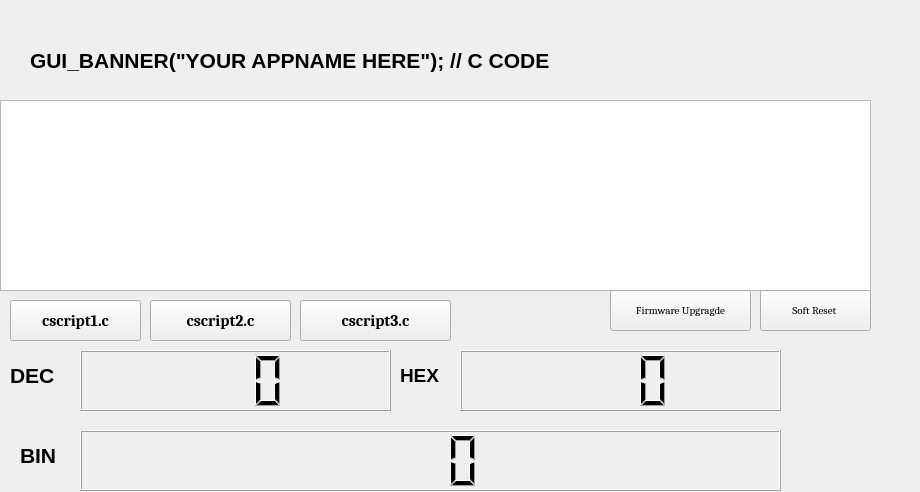
<?xml version="1.0" encoding="UTF-8"?>
<ui version="4.0">
 <class>IWExtern</class>
 <widget class="QWidget" name="IWExtern">
  <property name="geometry">
   <rect>
    <x>0</x>
    <y>0</y>
    <width>920</width>
    <height>492</height>
   </rect>
  </property>
  <property name="windowTitle">
   <string>Dialog</string>
  </property>
  <widget class="QTextEdit" name="MainBox_Msg">
   <property name="geometry">
    <rect>
     <x>0</x>
     <y>100</y>
     <width>871</width>
     <height>191</height>
    </rect>
   </property>
   <property name="font">
    <font>
     <family>Courier New</family>
     <pointsize>16</pointsize>
     <stylestrategy>PreferDefault</stylestrategy>
    </font>
   </property>
   <property name="readOnly">
    <bool>true</bool>
   </property>
  </widget>
  <widget class="QLCDNumber" name="Dec_LCD">
   <property name="geometry">
    <rect>
     <x>80</x>
     <y>350</y>
     <width>311</width>
     <height>61</height>
    </rect>
   </property>
   <property name="smallDecimalPoint">
    <bool>true</bool>
   </property>
   <property name="numDigits">
    <number>3</number>
   </property>
   <property name="mode">
    <enum>QLCDNumber::Dec</enum>
   </property>
  </widget>
  <widget class="QwwLed" name="P1_led_y3">
   <property name="geometry">
    <rect>
     <x>870</x>
     <y>380</y>
     <width>41</width>
     <height>41</height>
    </rect>
   </property>
  </widget>
  <widget class="QwwLed" name="P1_led_x2">
   <property name="geometry">
    <rect>
     <x>830</x>
     <y>340</y>
     <width>41</width>
     <height>41</height>
    </rect>
   </property>
  </widget>
  <widget class="QwwLed" name="P1_led_x1">
   <property name="geometry">
    <rect>
     <x>790</x>
     <y>340</y>
     <width>41</width>
     <height>41</height>
    </rect>
   </property>
  </widget>
  <widget class="QwwLed" name="P1_led_y2">
   <property name="geometry">
    <rect>
     <x>830</x>
     <y>380</y>
     <width>41</width>
     <height>41</height>
    </rect>
   </property>
  </widget>
  <widget class="QwwLed" name="P1_led_x3">
   <property name="geometry">
    <rect>
     <x>870</x>
     <y>340</y>
     <width>41</width>
     <height>41</height>
    </rect>
   </property>
  </widget>
  <widget class="QwwLed" name="P1_led_y1">
   <property name="geometry">
    <rect>
     <x>790</x>
     <y>380</y>
     <width>41</width>
     <height>41</height>
    </rect>
   </property>
  </widget>
  <widget class="QPushButton" name="startCalButton_Ex1">
   <property name="geometry">
    <rect>
     <x>10</x>
     <y>300</y>
     <width>131</width>
     <height>41</height>
    </rect>
   </property>
   <property name="font">
    <font>
     <family>Cambria</family>
     <pointsize>12</pointsize>
     <weight>75</weight>
     <bold>true</bold>
    </font>
   </property>
   <property name="autoFillBackground">
    <bool>true</bool>
   </property>
   <property name="text">
    <string>cscript1.c</string>
   </property>
   <property name="shortcut">
    <string>F12</string>
   </property>
  </widget>
  <widget class="QPushButton" name="startCalButton_Ex2">
   <property name="geometry">
    <rect>
     <x>150</x>
     <y>300</y>
     <width>141</width>
     <height>41</height>
    </rect>
   </property>
   <property name="font">
    <font>
     <family>Cambria</family>
     <pointsize>12</pointsize>
     <weight>75</weight>
     <bold>true</bold>
    </font>
   </property>
   <property name="text">
    <string>cscript2.c</string>
   </property>
   <property name="shortcut">
    <string>F12</string>
   </property>
  </widget>
  <widget class="QPushButton" name="startCalButton_Ex3">
   <property name="geometry">
    <rect>
     <x>300</x>
     <y>300</y>
     <width>151</width>
     <height>41</height>
    </rect>
   </property>
   <property name="font">
    <font>
     <family>Cambria</family>
     <pointsize>12</pointsize>
     <weight>75</weight>
     <bold>true</bold>
    </font>
   </property>
   <property name="text">
    <string>cscript3.c</string>
   </property>
   <property name="shortcut">
    <string>F12</string>
   </property>
  </widget>
  <widget class="QPushButton" name="startBoot">
   <property name="geometry">
    <rect>
     <x>610</x>
     <y>290</y>
     <width>141</width>
     <height>41</height>
    </rect>
   </property>
   <property name="font">
    <font>
     <family>Cambria</family>
     <pointsize>8</pointsize>
    </font>
   </property>
   <property name="text">
    <string>Firmware Upgragde</string>
   </property>
   <property name="shortcut">
    <string>F12</string>
   </property>
  </widget>
  <widget class="QPushButton" name="softReset">
   <property name="geometry">
    <rect>
     <x>760</x>
     <y>290</y>
     <width>111</width>
     <height>41</height>
    </rect>
   </property>
   <property name="font">
    <font>
     <family>Cambria</family>
     <pointsize>8</pointsize>
    </font>
   </property>
   <property name="text">
    <string>Soft Reset </string>
   </property>
   <property name="shortcut">
    <string>F12</string>
   </property>
  </widget>
  <widget class="QLabel" name="superBanner">
   <property name="geometry">
    <rect>
     <x>30</x>
     <y>30</y>
     <width>821</width>
     <height>61</height>
    </rect>
   </property>
   <property name="font">
    <font>
     <pointsize>16</pointsize>
     <weight>75</weight>
     <bold>true</bold>
    </font>
   </property>
   <property name="text">
    <string>GUI_BANNER(&quot;YOUR APPNAME HERE&quot;); // C CODE</string>
   </property>
  </widget>
  <widget class="QLabel" name="superBanner_2">
   <property name="geometry">
    <rect>
     <x>10</x>
     <y>360</y>
     <width>61</width>
     <height>31</height>
    </rect>
   </property>
   <property name="font">
    <font>
     <pointsize>16</pointsize>
     <weight>75</weight>
     <bold>true</bold>
    </font>
   </property>
   <property name="text">
    <string>DEC</string>
   </property>
  </widget>
  <widget class="QLabel" name="superBanner_3">
   <property name="geometry">
    <rect>
     <x>400</x>
     <y>360</y>
     <width>61</width>
     <height>31</height>
    </rect>
   </property>
   <property name="font">
    <font>
     <pointsize>14</pointsize>
     <weight>75</weight>
     <bold>true</bold>
    </font>
   </property>
   <property name="text">
    <string>HEX</string>
   </property>
  </widget>
  <widget class="QLCDNumber" name="Hex_LCD">
   <property name="geometry">
    <rect>
     <x>460</x>
     <y>350</y>
     <width>321</width>
     <height>61</height>
    </rect>
   </property>
   <property name="smallDecimalPoint">
    <bool>true</bool>
   </property>
   <property name="numDigits">
    <number>3</number>
   </property>
   <property name="mode">
    <enum>QLCDNumber::Dec</enum>
   </property>
  </widget>
  <widget class="QLabel" name="superBanner_4">
   <property name="geometry">
    <rect>
     <x>20</x>
     <y>440</y>
     <width>51</width>
     <height>31</height>
    </rect>
   </property>
   <property name="font">
    <font>
     <pointsize>16</pointsize>
     <weight>75</weight>
     <bold>true</bold>
    </font>
   </property>
   <property name="text">
    <string>BIN</string>
   </property>
  </widget>
  <widget class="QLCDNumber" name="Bin_LCD">
   <property name="geometry">
    <rect>
     <x>80</x>
     <y>430</y>
     <width>701</width>
     <height>61</height>
    </rect>
   </property>
   <property name="smallDecimalPoint">
    <bool>true</bool>
   </property>
   <property name="numDigits">
    <number>3</number>
   </property>
   <property name="mode">
    <enum>QLCDNumber::Dec</enum>
   </property>
  </widget>
 </widget>
 <customwidgets>
  <customwidget>
   <class>QwwLed</class>
   <extends>QWidget</extends>
   <header>qwwled.h</header>
  </customwidget>
 </customwidgets>
 <resources/>
 <connections/>
</ui>
